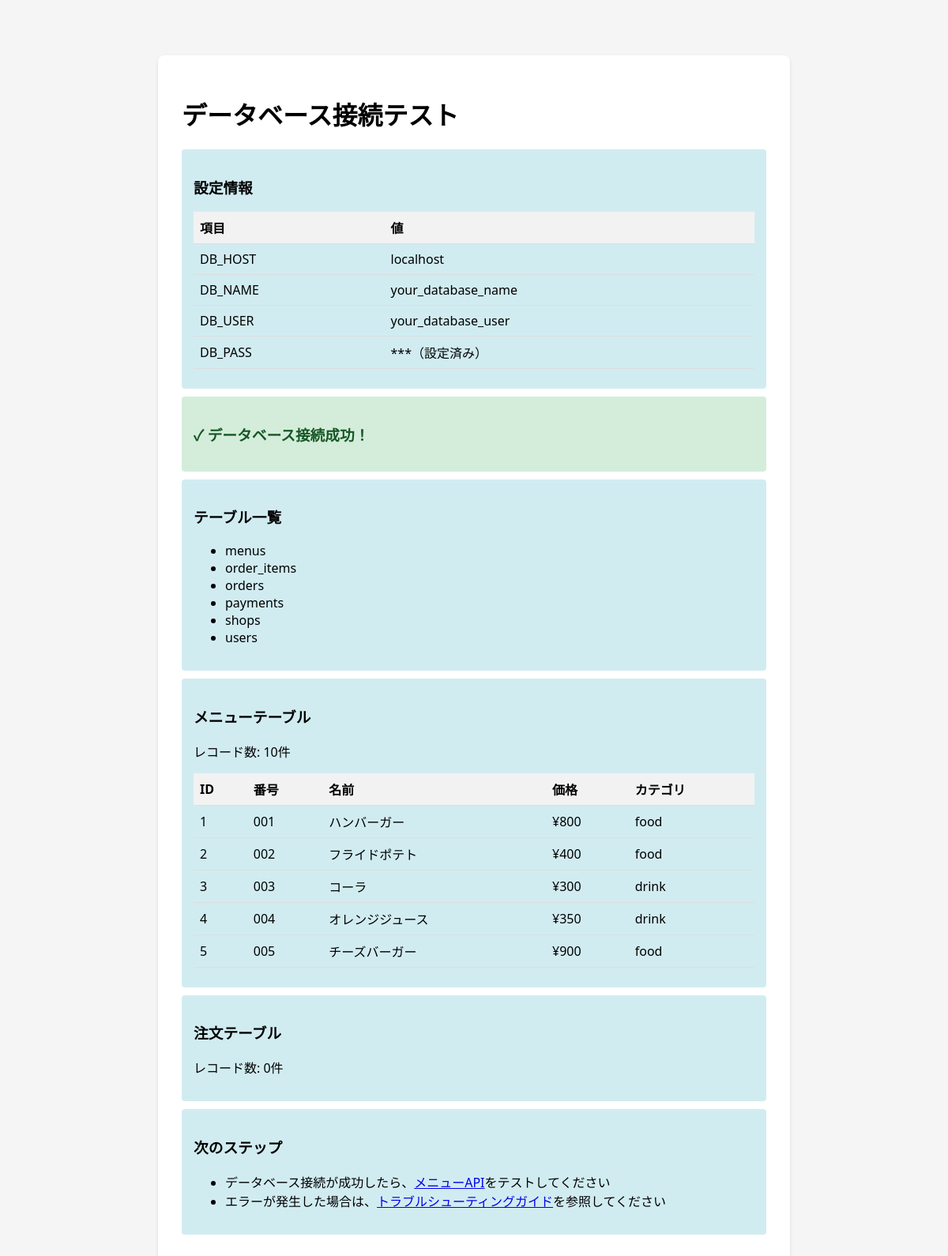
Screenshot of /test-db.php with the database file from the repository.
### tables this page shows
CREATE TABLE IF NOT EXISTS `menus` (
  `id` INT(11) NOT NULL AUTO_INCREMENT,
  `shop_id` INT(11) NOT NULL COMMENT '店舗ID',
  `number` VARCHAR(10) NOT NULL COMMENT 'メニュー番号（例: 001）',
  `name` VARCHAR(255) NOT NULL COMMENT 'メニュー名',
  `description` TEXT COMMENT '説明',
  `price` INT(11) NOT NULL COMMENT '価格',
  `category` ENUM('drink', 'food', 'dessert', 'other') NOT NULL DEFAULT 'other' COMMENT 'カテゴリ',
  `image_url` VARCHAR(500) COMMENT '画像URL',
  `is_available` TINYINT(1) NOT NULL DEFAULT 1 COMMENT '利用可能フラグ',
  `is_recommended` TINYINT(1) NOT NULL DEFAULT 0 COMMENT 'おすすめフラグ',
  `display_order` INT(11) DEFAULT 0 COMMENT '表示順',
  `created_at` DATETIME NOT NULL DEFAULT CURRENT_TIMESTAMP,
  `updated_at` DATETIME NOT NULL DEFAULT CURRENT_TIMESTAMP ON UPDATE CURRENT_TIMESTAMP,
  PRIMARY KEY (`id`),
  UNIQUE KEY `shop_number` (`shop_id`, `number`),
  KEY `shop_id` (`shop_id`),
  KEY `category` (`category`),
  KEY `is_available` (`is_available`),
  CONSTRAINT `fk_menus_shop` FOREIGN KEY (`shop_id`) REFERENCES `shops` (`id`) ON DELETE CASCADE
);

### test-db.php (the view, shortened to what this page needs)
<!DOCTYPE html>
<html lang="ja">
<head>
</head>
<body>
    <div class="container">
        <h1>データベース接続テスト</h1>
        <?php
        echo '<div class="info">';
        echo '<h3>設定情報</h3>';
        echo '<table>';
        echo '<tr><th>項目</th><th>値</th></tr>';
        echo '<tr><td>DB_HOST</td><td>' . htmlspecialchars(DB_HOST) . '</td></tr>';
        echo '<tr><td>DB_NAME</td><td>' . htmlspecialchars(DB_NAME) . '</td></tr>';
        echo '<tr><td>DB_USER</td><td>' . htmlspecialchars(DB_USER) . '</td></tr>';
        echo '<tr><td>DB_PASS</td><td>' . (DB_PASS ? '***（設定済み）' : '未設定') . '</td></tr>';
        echo '</table>';
        echo '</div>';
        try {
            $dsn = "mysql:host=" . DB_HOST . ";dbname=" . DB_NAME . ";charset=" . DB_CHARSET;
            $options = [
                PDO::ATTR_ERRMODE => PDO::ERRMODE_EXCEPTION,
                PDO::ATTR_DEFAULT_FETCH_MODE => PDO::FETCH_ASSOC,
            ];
            $pdo = new PDO($dsn, DB_USER, DB_PASS, $options);
            echo '<div class="success">';
            echo '<h3>✓ データベース接続成功！</h3>';
            echo '</div>';
            $stmt = $pdo->query("SHOW TABLES");
            $tables = $stmt->fetchAll(PDO::FETCH_COLUMN);
            echo '<div class="info">';
            echo '<h3>テーブル一覧</h3>';
            if (count($tables) > 0) {
                echo '<ul>';
                foreach ($tables as $table) {
                    echo '<li>' . htmlspecialchars($table) . '</li>';
                }
                echo '</ul>';
            } else {
                echo '<p>テーブルが存在しません。database.sqlをインポートしてください。</p>';
            }
            echo '</div>';
            if (in_array('menus', $tables)) {
                $stmt = $pdo->query("SELECT COUNT(*) FROM menus");
                $count = $stmt->fetchColumn();
                echo '<div class="info">';
                echo '<h3>メニューテーブル</h3>';
                echo '<p>レコード数: ' . $count . '件</p>';
                if ($count > 0) {
                    $stmt = $pdo->query("SELECT * FROM menus LIMIT 5");
                    $menus = $stmt->fetchAll();
                    echo '<table>';
                    echo '<tr><th>ID</th><th>番号</th><th>名前</th><th>価格</th><th>カテゴリ</th></tr>';
                    foreach ($menus as $menu) {
                        echo '<tr>';
                        echo '<td>' . htmlspecialchars($menu['id']) . '</td>';
                        echo '<td>' . htmlspecialchars($menu['number']) . '</td>';
                        echo '<td>' . htmlspecialchars($menu['name']) . '</td>';
                        echo '<td>¥' . number_format($menu['price']) . '</td>';
                        echo '<td>' . htmlspecialchars($menu['category']) . '</td>';
                        echo '</tr>';
                    }
                    echo '</table>';
                }
                echo '</div>';
            } else {
                echo '<div class="error">';
                echo '<h3>✗ メニューテーブルが存在しません</h3>';
                echo '<p>database.sqlをインポートしてください。</p>';
                echo '</div>';
            }
            if (in_array('orders', $tables)) {
                $stmt = $pdo->query("SELECT COUNT(*) FROM orders");
                $count = $stmt->fetchColumn();
                echo '<div class="info">';
                echo '<h3>注文テーブル</h3>';
                echo '<p>レコード数: ' . $count . '件</p>';
                echo '</div>';
            }
        } catch (PDOException $e) {
            echo '<div class="error">';
            echo '<h3>✗ データベース接続エラー</h3>';
            echo '<p>' . htmlspecialchars($e->getMessage()) . '</p>';
            echo '<h4>確認事項:</h4>';
            echo '<ul>';
            echo '<li>DB_HOSTが正しいか確認（エックスサーバーの場合、通常は「localhost」）</li>';
            echo '<li>DB_NAMEが正しいか確認（サーバーパネルで確認）</li>';
            echo '<li>DB_USERが正しいか確認（サーバーパネルで確認）</li>';
            echo '<li>DB_PASSが正しいか確認（サーバーパネルで確認）</li>';
            echo '<li>データベースが作成されているか確認</li>';
            echo '</ul>';
            echo '</div>';
        }
        ?>
        <div class="info">
            <h3>次のステップ</h3>
            <ul>
                <li>データベース接続が成功したら、<a href="api/menus">メニューAPI</a>をテストしてください</li>
                <li>エラーが発生した場合は、<a href="TROUBLESHOOTING.md">トラブルシューティングガイド</a>を参照してください</li>
            </ul>
        </div>
    </div>
</body>
</html>

### test-db.php (style rules this page uses)
body { font-family: 'Segoe UI', Tahoma, Geneva, Verdana, sans-serif; max-width: 800px; margin: 50px auto; padding: 20px; background-color: #f5f5f5; }
.container { background: white; padding: 30px; border-radius: 8px; box-shadow: 0 2px 4px rgba(0,0,0,0.1); }
.success { color: #155724; background: #d4edda; padding: 15px; border-radius: 4px; margin: 10px 0; }
.info { background: #d1ecf1; padding: 15px; border-radius: 4px; margin: 10px 0; }
table { width: 100%; border-collapse: collapse; margin: 10px 0; }
th, td { padding: 8px; text-align: left; border-bottom: 1px solid #ddd; }
th { background-color: #f2f2f2; }

### rows the page displays
menus: id "1", number "001", name "ハンバーガー", price "800", category "food"
menus: id "2", number "002", name "フライドポテト", price "400", category "food"
menus: id "3", number "003", name "コーラ", price "300", category "drink"
menus: id "4", number "004", name "オレンジジュース", price "350", category "drink"
menus: id "5", number "005", name "チーズバーガー", price "900", category "food"

### other values shown
DB_HOST "localhost"
DB_NAME "your_database_name"
DB_USER "your_database_user"
$table "menus"
$table "order_items"
$table "orders"
$table "payments"
$table "shops"
$table "users"
$count "10"
$count "0"
